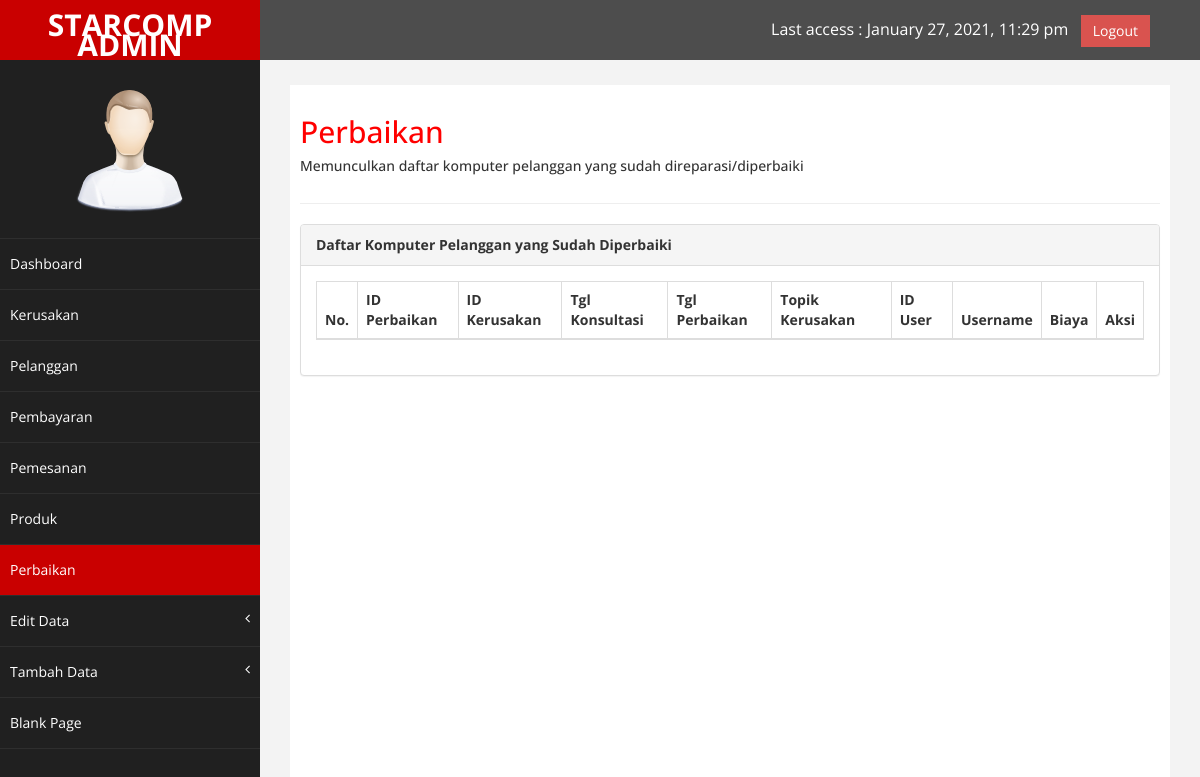
Before: /index.php/perbaikan with the older database file.
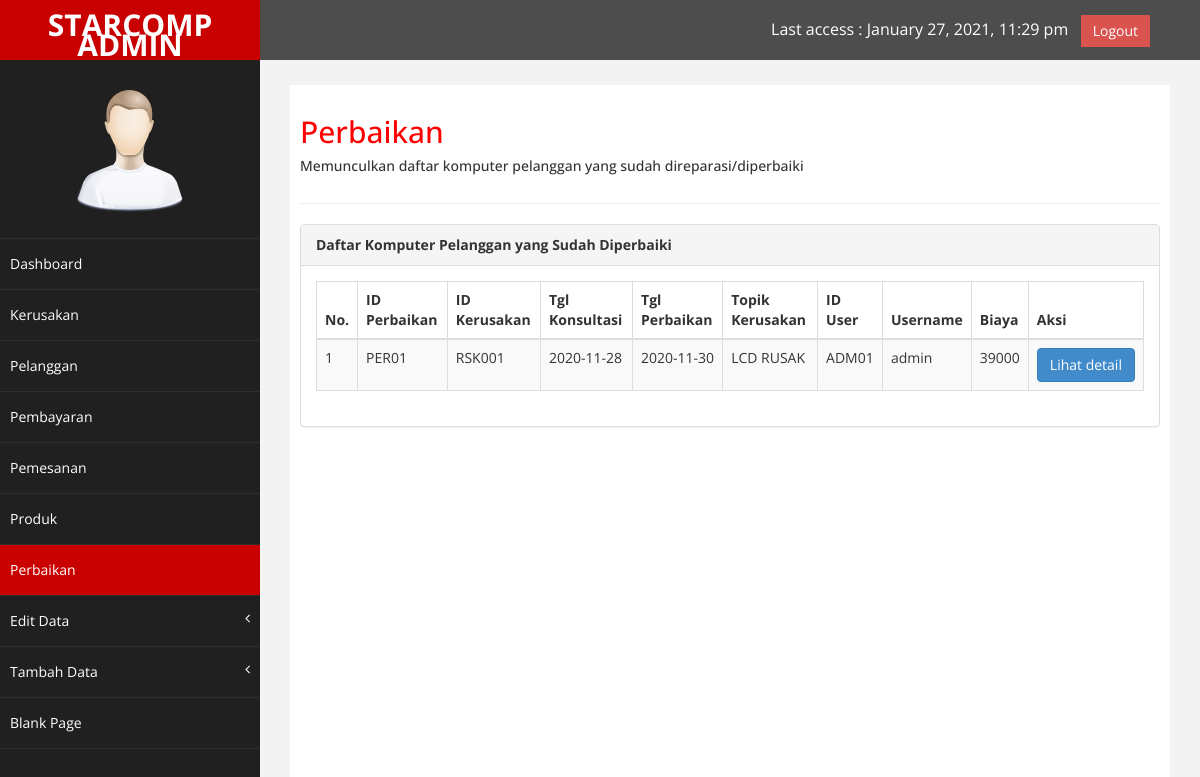
After: the same page with the newer database file.
### tables this page shows
CREATE TABLE `perbaikan_selesai` (
  `id_perbaikan` varchar(10) NOT NULL,
  `id_kerusakan` varchar(10) NOT NULL,
  `tgl_konsul` date NOT NULL,
  `tgl_perbaikan` date NOT NULL,
  `topik_kerusakan` varchar(20) NOT NULL,
  `gmbr_kerusakan` varchar(30) NOT NULL,
  `id_user` varchar(5) NOT NULL,
  `username` varchar(15) NOT NULL,
  `deskripsi_perbaikan` varchar(200) NOT NULL,
  `biaya` int(8) NOT NULL
);

### application/controllers/Perbaikan.php (called while the page is built, shortened)
<?php
class Perbaikan extends CI_Controller {
	public function __construct()
	{
		$this->load->database();
		$this->load->model('perbaikan_model');
	}
	public function index(){
		$result['perbaikan'] = $this->perbaikan_model->listing();
		$this->load->view('main/perbaikan', $result);
	}
}

### index.php (called while the page is built, shortened)
<?php
require_once BASEPATH.'core/CodeIgniter.php';

### application/models/Perbaikan_model.php (called while the page is built, shortened)
<?php
class Perbaikan_model extends CI_Model {
	public function listing(){
		$query = $this->db->query('select * from perbaikan_selesai');
		return $query->result();
	}
}

### application/views/main/perbaikan.php (the view, shortened to what the changed rows need)
<!DOCTYPE html>
<html xmlns="http://www.w3.org/1999/xhtml">
<head>
   <link href="<?php echo base_url('assets/css/bootstrap.css');?>" rel="stylesheet" />
    <link href="<?php echo base_url('assets/css/font-awesome.css')?>" rel="stylesheet" />
    <link href="<?php echo base_url('assets/js/morris/morris-0.4.3.min.css')?>" rel="stylesheet" />
    <link href="<?php echo base_url('assets/css/custom.css')?>" rel="stylesheet" />
</head>
<body>
    <div id="wrapper">
        <div id="page-wrapper" >
            <div id="page-inner">
                <div class="row">
                    <div class="col-md-12">
                     <h2>Perbaikan</h2>
                    </div>
                </div>
               <div class="row">
                <div class="col-md-12">
                    <div class="panel panel-default">
                        <div class="panel-body">
                            <div class="table-responsive">
                                <table class="table table-striped table-bordered table-hover" id="dataTables-example">
                                    <thead>
                                        <tr>
                                            <th>No.</th>
                                            <th>ID Perbaikan</th>
                                            <th>ID Kerusakan</th>
                                            <th>Tgl Konsultasi</th>
                                            <th>Tgl Perbaikan</th>
                                            <th>
                                                Topik Kerusakan
                                            </th>
                                            <th>ID User</th>
                                            <th>Username</th>
                                            <th>Biaya</th>
                                            <th>Aksi</th>
                                        </tr>
                                    </thead>
                                    <tbody>
                                        <tr class="gradeU">
                                          <?php
                                            $no = 1;
                                            foreach ($perbaikan as $perbaikan) {
                                            ?>
                                            <td><?php echo $no;?></td>
                                            <td><?php echo $perbaikan->id_perbaikan;?></td>
                                            <td><?php echo $perbaikan->id_kerusakan;?></td>
                                            <td><?php echo $perbaikan->tgl_konsul;?></td>
                                            <td><?php echo $perbaikan->tgl_perbaikan;?></td>
                                            <td><?php echo $perbaikan->topik_kerusakan;?></td>
                                            <td><?php echo $perbaikan->id_user;?></td>
                                            <td><?php echo $perbaikan->username;?></td>
                                            <td><?php echo $perbaikan->biaya;?></td>
                                            <td>
                                              <a href="<?php echo site_url('perbaikan/detail_perbaikan/'.$perbaikan->id_perbaikan)?>" class="btn btn-primary">Lihat detail</a>
                                            </td>
                                        </tr>
                                        <?php }?>
                                    </tbody>
                                </table>
                            </div>
                        </div>
                    </div>
    </div>
            </div>
        </div>
</body>
</html>

Changed rows visible on the page:
added perbaikan_selesai: id_perbaikan "PER01", id_kerusakan "RSK001", tgl_konsul "2020-11-28", tgl_perbaikan "2020-11-30", topik_kerusakan "LCD RUSAK", id_user "ADM01", username "admin", biaya "39000"
